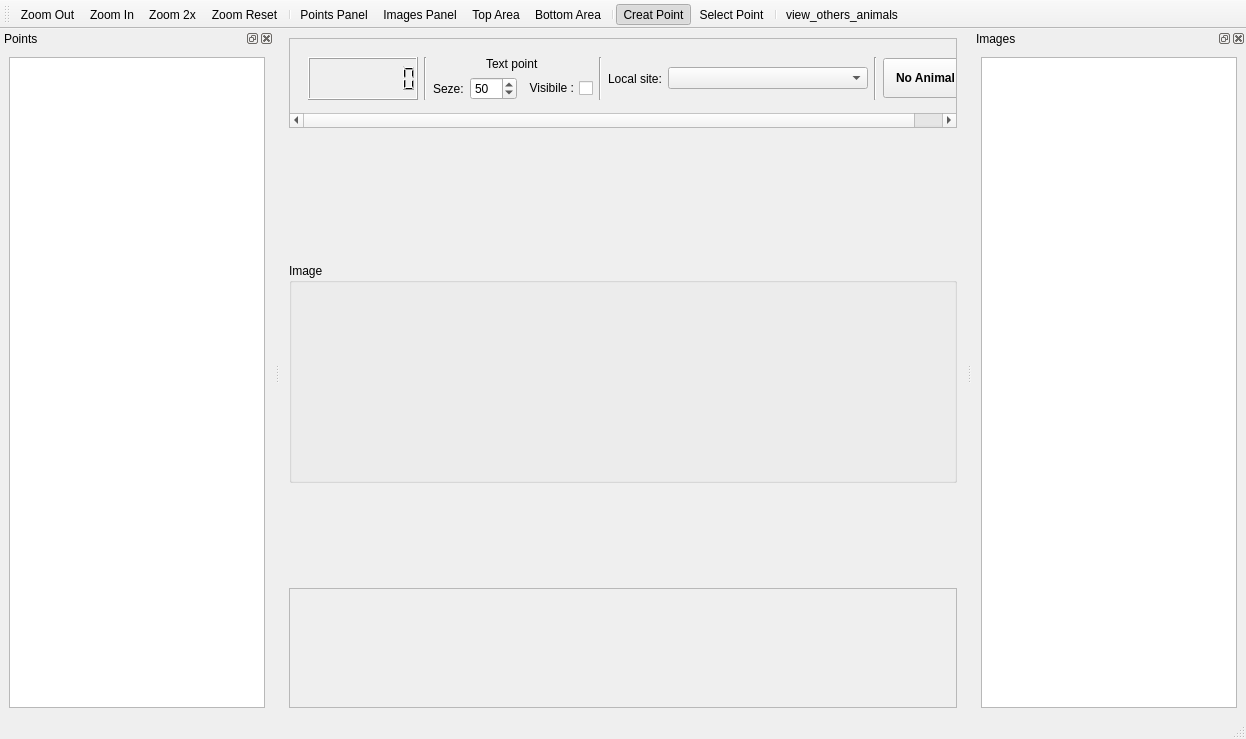
<?xml version="1.0" encoding="UTF-8"?>
<ui version="4.0">
 <class>MainWindow</class>
 <widget class="QMainWindow" name="MainWindow">
  <property name="geometry">
   <rect>
    <x>0</x>
    <y>0</y>
    <width>1246</width>
    <height>739</height>
   </rect>
  </property>
  <property name="minimumSize">
   <size>
    <width>600</width>
    <height>400</height>
   </size>
  </property>
  <property name="windowTitle">
   <string>Count</string>
  </property>
  <property name="windowIcon">
   <iconset resource="../app/resources/resources.qrc">
    <normaloff>:/images/icons/png/32x32/calculator.png</normaloff>:/images/icons/png/32x32/calculator.png</iconset>
  </property>
  <widget class="QWidget" name="centralwidget">
   <layout class="QVBoxLayout" name="verticalLayout_2">
    <item alignment="Qt::AlignTop">
     <widget class="QScrollArea" name="scrollArea_tools">
      <property name="minimumSize">
       <size>
        <width>0</width>
        <height>90</height>
       </size>
      </property>
      <property name="maximumSize">
       <size>
        <width>16777215</width>
        <height>16777215</height>
       </size>
      </property>
      <property name="verticalScrollBarPolicy">
       <enum>Qt::ScrollBarAlwaysOff</enum>
      </property>
      <property name="widgetResizable">
       <bool>true</bool>
      </property>
      <widget class="QWidget" name="scrollAreaWidgetContents_2">
       <property name="geometry">
        <rect>
         <x>0</x>
         <y>0</y>
         <width>675</width>
         <height>78</height>
        </rect>
       </property>
       <layout class="QHBoxLayout" name="horizontalLayout_2">
        <item alignment="Qt::AlignLeft|Qt::AlignTop">
         <widget class="QFrame" name="frame">
          <property name="minimumSize">
           <size>
            <width>0</width>
            <height>0</height>
           </size>
          </property>
          <property name="maximumSize">
           <size>
            <width>16777215</width>
            <height>16777215</height>
           </size>
          </property>
          <layout class="QHBoxLayout" name="horizontalLayout">
           <item>
            <layout class="QGridLayout" name="gridLayout">
             <item row="1" column="3" alignment="Qt::AlignLeft">
              <widget class="QSpinBox" name="spinBox_sizePoint">
               <property name="minimumSize">
                <size>
                 <width>0</width>
                 <height>0</height>
                </size>
               </property>
               <property name="maximumSize">
                <size>
                 <width>16777215</width>
                 <height>16777215</height>
                </size>
               </property>
               <property name="minimum">
                <number>1</number>
               </property>
               <property name="maximum">
                <number>100</number>
               </property>
               <property name="value">
                <number>50</number>
               </property>
              </widget>
             </item>
             <item row="0" column="7" rowspan="2">
              <widget class="QComboBox" name="cmb_local_site">
               <property name="minimumSize">
                <size>
                 <width>200</width>
                 <height>0</height>
                </size>
               </property>
              </widget>
             </item>
             <item row="0" column="6" rowspan="2">
              <widget class="QLabel" name="label_2">
               <property name="text">
                <string>Local site:</string>
               </property>
              </widget>
             </item>
             <item row="0" column="0" rowspan="2">
              <widget class="QLCDNumber" name="lcd_zoom">
               <property name="sizePolicy">
                <sizepolicy hsizetype="Fixed" vsizetype="Fixed">
                 <horstretch>0</horstretch>
                 <verstretch>0</verstretch>
                </sizepolicy>
               </property>
               <property name="minimumSize">
                <size>
                 <width>110</width>
                 <height>0</height>
                </size>
               </property>
               <property name="maximumSize">
                <size>
                 <width>110</width>
                 <height>50</height>
                </size>
               </property>
               <property name="smallDecimalPoint">
                <bool>false</bool>
               </property>
               <property name="digitCount">
                <number>8</number>
               </property>
               <property name="segmentStyle">
                <enum>QLCDNumber::Filled</enum>
               </property>
              </widget>
             </item>
             <item row="0" column="2" colspan="3" alignment="Qt::AlignHCenter">
              <widget class="QLabel" name="label_3">
               <property name="text">
                <string>Text point</string>
               </property>
              </widget>
             </item>
             <item row="1" column="4" alignment="Qt::AlignLeft">
              <widget class="QCheckBox" name="checkBox_view_text_points">
               <property name="sizePolicy">
                <sizepolicy hsizetype="Expanding" vsizetype="Fixed">
                 <horstretch>0</horstretch>
                 <verstretch>0</verstretch>
                </sizepolicy>
               </property>
               <property name="minimumSize">
                <size>
                 <width>0</width>
                 <height>0</height>
                </size>
               </property>
               <property name="maximumSize">
                <size>
                 <width>16777215</width>
                 <height>16777215</height>
                </size>
               </property>
               <property name="layoutDirection">
                <enum>Qt::RightToLeft</enum>
               </property>
               <property name="text">
                <string>Visibile :</string>
               </property>
               <property name="checked">
                <bool>false</bool>
               </property>
              </widget>
             </item>
             <item row="0" column="5" rowspan="2">
              <widget class="Line" name="line_2">
               <property name="orientation">
                <enum>Qt::Vertical</enum>
               </property>
              </widget>
             </item>
             <item row="1" column="2">
              <widget class="QLabel" name="label">
               <property name="sizePolicy">
                <sizepolicy hsizetype="Expanding" vsizetype="Preferred">
                 <horstretch>0</horstretch>
                 <verstretch>0</verstretch>
                </sizepolicy>
               </property>
               <property name="minimumSize">
                <size>
                 <width>0</width>
                 <height>0</height>
                </size>
               </property>
               <property name="maximumSize">
                <size>
                 <width>16777215</width>
                 <height>16777215</height>
                </size>
               </property>
               <property name="text">
                <string>Seze:</string>
               </property>
              </widget>
             </item>
             <item row="0" column="1" rowspan="2">
              <widget class="Line" name="line">
               <property name="orientation">
                <enum>Qt::Vertical</enum>
               </property>
              </widget>
             </item>
             <item row="0" column="9" rowspan="2">
              <widget class="QPushButton" name="btn_no_animal">
               <property name="minimumSize">
                <size>
                 <width>85</width>
                 <height>40</height>
                </size>
               </property>
               <property name="font">
                <font>
                 <weight>75</weight>
                 <bold>true</bold>
                </font>
               </property>
               <property name="toolTip">
                <string>Ctrl+N</string>
               </property>
               <property name="text">
                <string>No Animal</string>
               </property>
               <property name="shortcut">
                <string>Ctrl+N</string>
               </property>
              </widget>
             </item>
             <item row="0" column="8" rowspan="2">
              <widget class="Line" name="line_4">
               <property name="orientation">
                <enum>Qt::Vertical</enum>
               </property>
              </widget>
             </item>
            </layout>
           </item>
          </layout>
         </widget>
        </item>
       </layout>
      </widget>
     </widget>
    </item>
    <item>
     <widget class="QGroupBox" name="groupBox_image">
      <property name="minimumSize">
       <size>
        <width>0</width>
        <height>0</height>
       </size>
      </property>
      <property name="title">
       <string>Image</string>
      </property>
      <layout class="QVBoxLayout" name="verticalLayout">
       <item>
        <layout class="QGridLayout" name="imageLayout"/>
       </item>
      </layout>
     </widget>
    </item>
    <item alignment="Qt::AlignBottom">
     <widget class="QScrollArea" name="scrollArea_categories">
      <property name="minimumSize">
       <size>
        <width>0</width>
        <height>120</height>
       </size>
      </property>
      <property name="maximumSize">
       <size>
        <width>16777215</width>
        <height>16777215</height>
       </size>
      </property>
      <property name="verticalScrollBarPolicy">
       <enum>Qt::ScrollBarAlwaysOff</enum>
      </property>
      <property name="widgetResizable">
       <bool>true</bool>
      </property>
      <widget class="QWidget" name="scrollAreaWidgetContents">
       <property name="geometry">
        <rect>
         <x>0</x>
         <y>0</y>
         <width>670</width>
         <height>118</height>
        </rect>
       </property>
      </widget>
     </widget>
    </item>
   </layout>
  </widget>
  <widget class="QStatusBar" name="statusBar"/>
  <widget class="QToolBar" name="toolBar">
   <property name="windowTitle">
    <string>toolBar</string>
   </property>
   <attribute name="toolBarArea">
    <enum>TopToolBarArea</enum>
   </attribute>
   <attribute name="toolBarBreak">
    <bool>false</bool>
   </attribute>
   <addaction name="actionZoomOut"/>
   <addaction name="actionZoomIn"/>
   <addaction name="actionZoom_2x"/>
   <addaction name="actionZoom_Reset"/>
   <addaction name="separator"/>
   <addaction name="actionPointsPanel"/>
   <addaction name="actionImages_List"/>
   <addaction name="actionTop_Area"/>
   <addaction name="actionBottom_Area"/>
   <addaction name="separator"/>
   <addaction name="actionCreatPoint"/>
   <addaction name="actionSelectPoint"/>
   <addaction name="separator"/>
   <addaction name="actionview_others_animals"/>
  </widget>
  <widget class="QDockWidget" name="dockWidget_PointsTable">
   <property name="minimumSize">
    <size>
     <width>89</width>
     <height>111</height>
    </size>
   </property>
   <property name="maximumSize">
    <size>
     <width>524287</width>
     <height>524287</height>
    </size>
   </property>
   <property name="windowTitle">
    <string>Points</string>
   </property>
   <attribute name="dockWidgetArea">
    <number>1</number>
   </attribute>
   <widget class="QWidget" name="dockWidgetContents">
    <layout class="QVBoxLayout" name="verticalLayout_3">
     <item>
      <widget class="QTableWidget" name="tableWidget_Points">
       <property name="selectionMode">
        <enum>QAbstractItemView::ExtendedSelection</enum>
       </property>
       <property name="selectionBehavior">
        <enum>QAbstractItemView::SelectRows</enum>
       </property>
       <attribute name="horizontalHeaderShowSortIndicator" stdset="0">
        <bool>true</bool>
       </attribute>
       <attribute name="verticalHeaderDefaultSectionSize">
        <number>23</number>
       </attribute>
      </widget>
     </item>
    </layout>
   </widget>
  </widget>
  <widget class="QDockWidget" name="dockWidget_ImagesList">
   <property name="sizePolicy">
    <sizepolicy hsizetype="Expanding" vsizetype="Expanding">
     <horstretch>0</horstretch>
     <verstretch>0</verstretch>
    </sizepolicy>
   </property>
   <property name="minimumSize">
    <size>
     <width>91</width>
     <height>113</height>
    </size>
   </property>
   <property name="maximumSize">
    <size>
     <width>524287</width>
     <height>524287</height>
    </size>
   </property>
   <property name="windowTitle">
    <string>Images</string>
   </property>
   <attribute name="dockWidgetArea">
    <number>2</number>
   </attribute>
   <widget class="QWidget" name="dockWidgetContents_2">
    <layout class="QVBoxLayout" name="verticalLayout_4">
     <item>
      <widget class="QListWidget" name="listWidget_Images">
       <property name="minimumSize">
        <size>
         <width>0</width>
         <height>0</height>
        </size>
       </property>
      </widget>
     </item>
    </layout>
   </widget>
  </widget>
  <action name="actionZoomOut">
   <property name="icon">
    <iconset resource="../app/resources/resources.qrc">
     <normaloff>:/images/icons/png/32x32/reduce.png</normaloff>:/images/icons/png/32x32/reduce.png</iconset>
   </property>
   <property name="text">
    <string>Zoom Out</string>
   </property>
   <property name="toolTip">
    <string>Zoom Out - Ctrl+-</string>
   </property>
   <property name="shortcut">
    <string>Ctrl+-, Ctrl+-</string>
   </property>
  </action>
  <action name="actionZoomIn">
   <property name="icon">
    <iconset resource="../app/resources/resources.qrc">
     <normaloff>:/images/icons/png/32x32/increase.png</normaloff>:/images/icons/png/32x32/increase.png</iconset>
   </property>
   <property name="text">
    <string>Zoom In</string>
   </property>
   <property name="toolTip">
    <string>Zoom In - Ctrl++</string>
   </property>
   <property name="shortcut">
    <string>Ctrl+=, Ctrl++</string>
   </property>
  </action>
  <action name="actionZoom_Reset">
   <property name="icon">
    <iconset resource="../app/resources/resources.qrc">
     <normaloff>:/images/icons/png/32x32/reset_zoom.png</normaloff>:/images/icons/png/32x32/reset_zoom.png</iconset>
   </property>
   <property name="text">
    <string>Zoom Reset</string>
   </property>
   <property name="toolTip">
    <string>Zoom Reset - Esc</string>
   </property>
   <property name="shortcut">
    <string>Esc</string>
   </property>
  </action>
  <action name="actionZoom_2x">
   <property name="icon">
    <iconset resource="../app/resources/resources.qrc">
     <normaloff>:/images/icons/png/32x32/increase_2x.png</normaloff>:/images/icons/png/32x32/increase_2x.png</iconset>
   </property>
   <property name="text">
    <string>Zoom 2x</string>
   </property>
   <property name="toolTip">
    <string>Zoom 2x - Alt++</string>
   </property>
   <property name="shortcut">
    <string>Alt+=, Alt++</string>
   </property>
  </action>
  <action name="actionImages_List">
   <property name="checkable">
    <bool>true</bool>
   </property>
   <property name="checked">
    <bool>false</bool>
   </property>
   <property name="icon">
    <iconset resource="../app/resources/resources.qrc">
     <normaloff>:/images/icons/png/32x32/two pictures.png</normaloff>:/images/icons/png/32x32/two pictures.png</iconset>
   </property>
   <property name="text">
    <string>Images Panel</string>
   </property>
   <property name="toolTip">
    <string>Images Panel</string>
   </property>
  </action>
  <action name="actionToolBar">
   <property name="checkable">
    <bool>true</bool>
   </property>
   <property name="checked">
    <bool>true</bool>
   </property>
   <property name="text">
    <string>ToolBar</string>
   </property>
  </action>
  <action name="actionPointsPanel">
   <property name="checkable">
    <bool>true</bool>
   </property>
   <property name="checked">
    <bool>false</bool>
   </property>
   <property name="icon">
    <iconset resource="../app/resources/resources.qrc">
     <normaloff>:/images/icons/png/32x32/numbered list.png</normaloff>:/images/icons/png/32x32/numbered list.png</iconset>
   </property>
   <property name="text">
    <string>Points Panel</string>
   </property>
   <property name="toolTip">
    <string>Points Panel</string>
   </property>
  </action>
  <action name="actionSelectPoint">
   <property name="checkable">
    <bool>true</bool>
   </property>
   <property name="icon">
    <iconset resource="../app/resources/resources.qrc">
     <normaloff>:/images/icons/png/32x32/select_view.png</normaloff>:/images/icons/png/32x32/select_view.png</iconset>
   </property>
   <property name="text">
    <string>Select Point</string>
   </property>
   <property name="toolTip">
    <string>Select Point - Ctrl+V</string>
   </property>
  </action>
  <action name="actionCreatPoint">
   <property name="checkable">
    <bool>true</bool>
   </property>
   <property name="checked">
    <bool>true</bool>
   </property>
   <property name="icon">
    <iconset resource="../app/resources/resources.qrc">
     <normaloff>:/images/icons/png/32x32/location.png</normaloff>:/images/icons/png/32x32/location.png</iconset>
   </property>
   <property name="text">
    <string>Сreat Point</string>
   </property>
   <property name="toolTip">
    <string>Сreat Point- Ctrl+P</string>
   </property>
  </action>
  <action name="actionTop_Area">
   <property name="checkable">
    <bool>true</bool>
   </property>
   <property name="checked">
    <bool>false</bool>
   </property>
   <property name="icon">
    <iconset resource="../app/resources/resources.qrc">
     <normaloff>:/images/icons/png/32x32/top border.png</normaloff>:/images/icons/png/32x32/top border.png</iconset>
   </property>
   <property name="text">
    <string>Top Area</string>
   </property>
   <property name="toolTip">
    <string>Top Area</string>
   </property>
  </action>
  <action name="actionBottom_Area">
   <property name="checkable">
    <bool>true</bool>
   </property>
   <property name="checked">
    <bool>false</bool>
   </property>
   <property name="icon">
    <iconset resource="../app/resources/resources.qrc">
     <normaloff>:/images/icons/png/32x32/bottom border.png</normaloff>:/images/icons/png/32x32/bottom border.png</iconset>
   </property>
   <property name="text">
    <string>Bottom Area</string>
   </property>
   <property name="toolTip">
    <string>Bottom Area</string>
   </property>
  </action>
  <action name="actionview_others_animals">
   <property name="checkable">
    <bool>true</bool>
   </property>
   <property name="icon">
    <iconset resource="../app/resources/resources.qrc">
     <normaloff>:/images/icons/png/32x32/bulb.png</normaloff>:/images/icons/png/32x32/bulb.png</iconset>
   </property>
   <property name="text">
    <string>view_others_animals</string>
   </property>
   <property name="toolTip">
    <string>view_others_animals</string>
   </property>
   <property name="shortcut">
    <string>Ctrl+O</string>
   </property>
  </action>
 </widget>
 <resources>
  <include location="../app/resources/resources.qrc"/>
 </resources>
 <connections/>
</ui>
